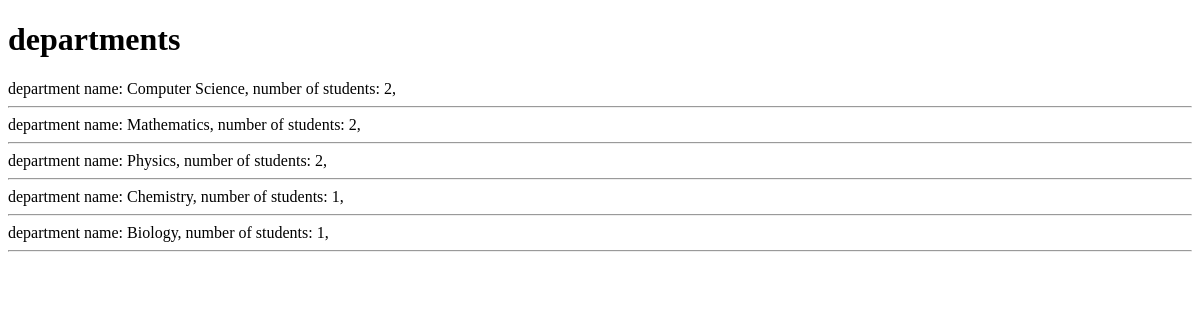
The app's page /books/lab9/task1 with its own data.
### apps/bookmodule/models.py (models this page shows)
class department (models.Model):
    name = models.CharField(max_length = 50)

### apps/bookmodule/views.py (the view)
# urls.py: path('lab9/task1', views.lab9task1, name='lab9task1'),
def lab9task1(request):
        departments = department.objects.annotate(student_count=Count('student2'))
        return render(request, 'bookmodule/lab9Updated/task1.html', {'departments':departments})

### apps/templates/bookmodule/lab9Updated/task1.html (shortened to what this page needs)
{% extends "layouts/base.html" %}
{% load static %}
{% block content %}
<!DOCTYPE html>
<html>
<head>
</head>
<body>
    <h1>departments</h1>
    {% for obj in departments %}
    department name: {{obj.name}}, number of students: {{obj.student_count}},
    <hr>
    {% endfor %}
</body>
</html>
{% endblock %}

### records on screen
department: name "Computer Science", student_count "2"
department: name "Mathematics", student_count "2"
department: name "Physics", student_count "2"
department: name "Chemistry", student_count "1"
department: name "Biology", student_count "1"
